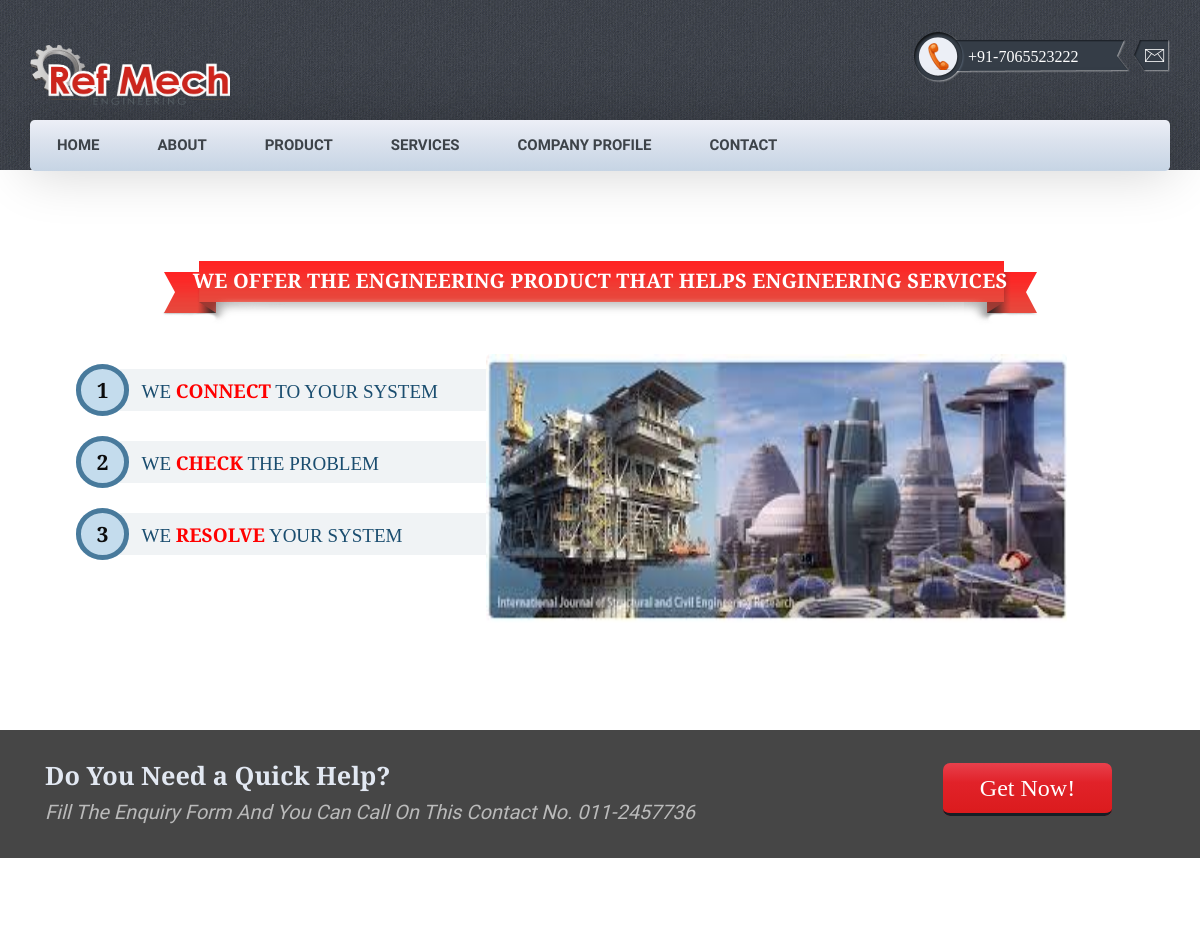
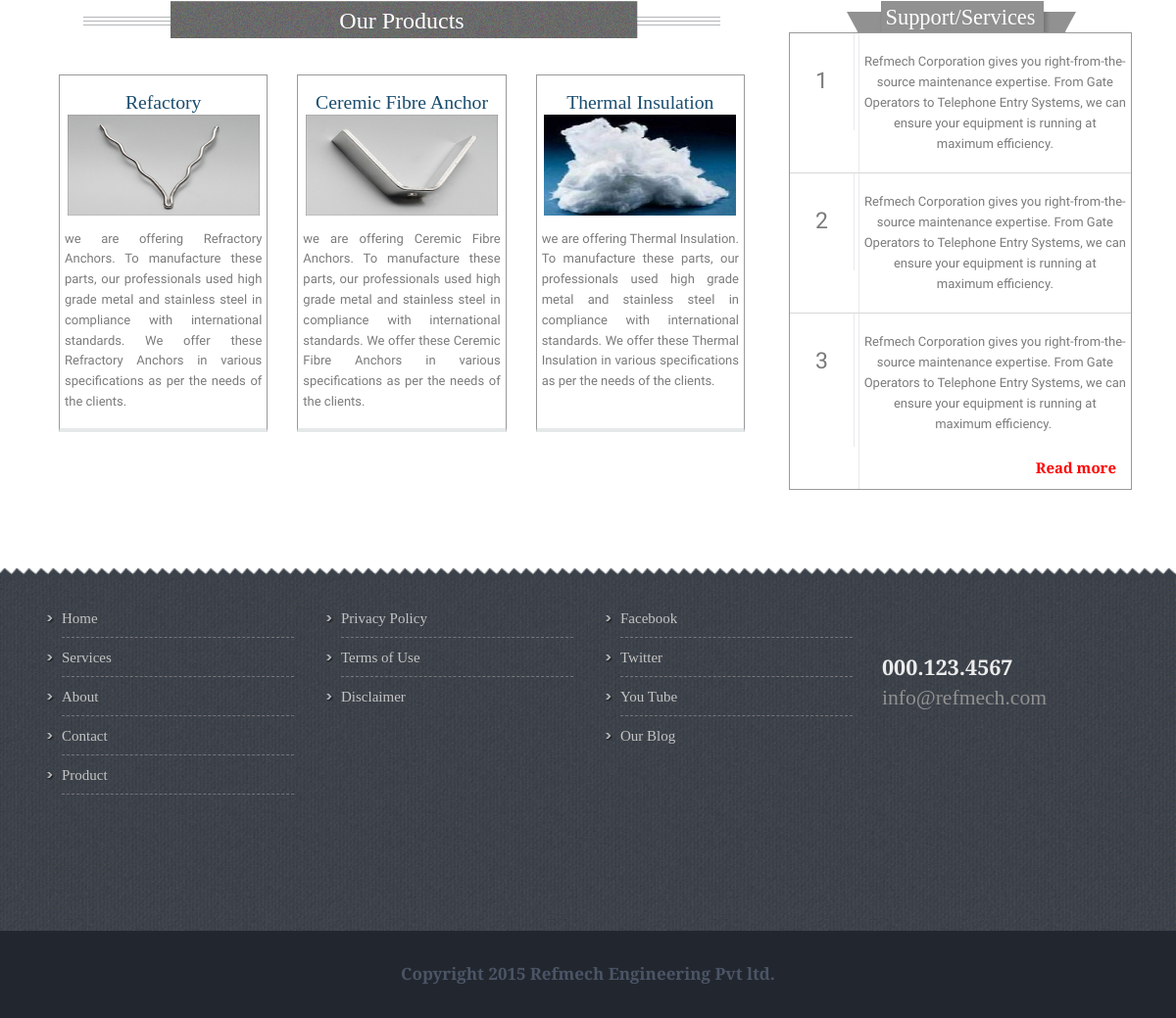
Page /indexold.php on the committed database (2 pictures, top to bottom).
### tables this page shows
CREATE TABLE IF NOT EXISTS `page` (
  `page_id` int(11) NOT NULL AUTO_INCREMENT,
  `parent_id` int(11) DEFAULT NULL,
  `page_name` varchar(20) NOT NULL,
  `meta_keyword` varchar(20) NOT NULL,
  `meta_title` varchar(30) NOT NULL,
  `meta_discription` varchar(20) NOT NULL,
  `refactory_text` varchar(100) NOT NULL,
  `refactory_img` varchar(100) NOT NULL,
  `refactory_content` text NOT NULL,
  `ceremic_text` varchar(100) NOT NULL,
  `ceremic_img` varchar(100) NOT NULL,
  `ceremic_content` text NOT NULL,
  `thermal_text` varchar(100) NOT NULL,
  `thermal_img` varchar(100) NOT NULL,
  `thermal_content` text NOT NULL,
  `support_content1` text NOT NULL,
  `support_content2` text NOT NULL,
  `support_content3` text NOT NULL,
  `content` text NOT NULL,
  `content_two` text NOT NULL,
  `deleteflag` enum('y','n') NOT NULL,
  PRIMARY KEY (`page_id`)
);

### indexold.php (the view, shortened to what this page needs)
<?php
$sql=mysql_query("select * from page where page_name='index'");
$res=mysql_fetch_array($sql);
?>
<!DOCTYPE html>
<html>
<head>
<link href="css/bootstrap.css" rel='stylesheet' type='text/css' />
<link href="css/style.css" rel='stylesheet' type='text/css' />
</head>
<body>
	<div class="header" id="home">
		<div class="container">
			<div class="header-mian">
			<div class="head">
				<div class="logo">
					<a href="index.php">
                     <img src="images/RefMech.png" width="200" height="60" alt="" />
                   </a>
				</div>
				<div class="call">
					<ul>
						<li><p>+91-7065523222</p></li>
						<li><p class="msg"><a href="#"><img src="images/msg.png" alt=""/></a></p></li>
					</ul>
				</div>
				<div class="clearfix"></div>
			</div>
			<div class="navigation">
				<div class="nav-shadow">
					<ul class="navig">
						<li><a href="index.php">HOME</a></li>
						<li><a href="about.php">ABOUT</a></li>
						<li><a href="product.php">PRODUCT</a></li>
						<li><a href="#">SERVICES</a></li>
					<li><a href="companyprofile.php">COMPANY PROFILE</a></li>
						<li><a href="contact.php">CONTACT</a></li>
					</ul>
					</div>
				</div>
				</div>
			</div>
		</div>
	<div class="banner">
		<div class="container">
			<div class="banner-mian">
				<div class="banner-top">
					<h1>WE OFFER THE ENGINEERING PRODUCT THAT HELPS ENGINEERING SERVICES</h1>
				</div>
				<div class="banner-bottom">
					<div class="banner-left">
						<div class="b-left">
							<p><span>1</span>WE <label>CONNECT</label> TO YOUR SYSTEM</p>
							<p><span>2</span>WE <label>CHECK</label> THE PROBLEM</p>
							<p><span>3</span>WE <label>RESOLVE</label> YOUR SYSTEM</p>
						</div>
					</div>
					<div class="banner-right">
						<img src="images/ad.jpg" alt="" width="387" height="270"/>
						<span></span>					</div>
				</div>
			</div>
		</div>
	</div>
	<div class="need">
		<div class="container">
			<div class="need-mian">
				<div class="col-md-9 need-left">
					<h3>Do You Need a Quick Help?</h3>
					<p style="font-size:20px; font-style:italic;">Fill The Enquiry Form And You Can Call On This Contact No. 011-2457736</p>
				</div>
				<div class="col-md-3 need-right">
					<a href="#">Get Now!</a>
				</div>
				<div class="clearfix"></div>
			</div>
		</div>
	</div>
	<div class="resolve">
		<div class="container">
			<div class="resolve-main">
            <?php echo $res['content'];?>
                <?php echo $res['content_two'];?>
				<div class="clearfix"></div>
			</div>
		</div>
	</div>
	<div class="footer">
		<div class="container">
			<div class="footer-top">
				<div class="col-md-3 footer-top-left ftr-one">
					<ul>
						<li><a href="index.html">Home</a></li>
						<li><a href="services.html">Services</a></li>
						<li><a href="about.html">About</a></li>
						<li><a href="contact.html">Contact</a></li>
						<li><a href="product.html">Product</a></li>
					</ul>
				</div>
				<div class="col-md-3 footer-top-left ftr-two">
					<ul>
						<li><a href="#">Privacy Policy</a></li>
						<li><a href="#">Terms of Use</a></li>
						<li><a href="#">Disclaimer</a></li>
					</ul>
				</div>
				<div class="col-md-3 footer-top-left ftr-tre">
					<ul>
						<li><a href="#">Facebook</a></li>
						<li><a href="#">Twitter</a></li>
						<li><a href="#">You Tube</a></li>
						<li><a href="#">Our Blog</a></li>
					</ul>
				</div>
				<div class="col-md-3 footer-top-left">
					<p>000.123.4567</p>
					<a href="mailto:example@email.com">info@refmech.com</a>
				</div>
				<div class="clearfix"></div>
			</div>
		</div>
	</div>
	<div class="footer-bottom">
		<div class="container">
			<div class="footer-text">
				<p>Copyright  2015 <a href="#">Refmech Engineering Pvt ltd.</a></p>
			</div>
		</div>
	</div>
</body>
</html>

### rows in the picture
page: content "Our Products Refactory we are offering Refractory Anchors. To manufacture these parts, our professionals used high grade metal and stainless steel in compliance with international standards. We offer these Refractory Anchors in various specifications as per the needs of the clients. Ceremic Fibre Anchor we are offering Ceremic Fibre Anchors. To manufacture these parts, our professionals used high grade metal and stainless steel in compliance with international standards. We offer these Ceremic Fibre Anchors in various specifications as per the needs of the clients. Thermal Insulation we are offering Thermal Insulation. To manufacture these parts, our professionals used high grade metal and…", content (picture), content_two "Support/Services 1 Refmech Corporation gives you right-from-the-source maintenance expertise. From Gate Operators to Telephone Entry Systems, we can ensure your equipment is running at maximum efficiency. 2 Refmech Corporation gives you right-from-the-source maintenance expertise. From Gate Operators to Telephone Entry Systems, we can ensure your equipment is running at maximum efficiency. 3 Refmech Corporation gives you right-from-the-source maintenance expertise. From Gate Operators to Telephone Entry Systems, we can ensure your equipment is running at maximum efficiency. Read more"
